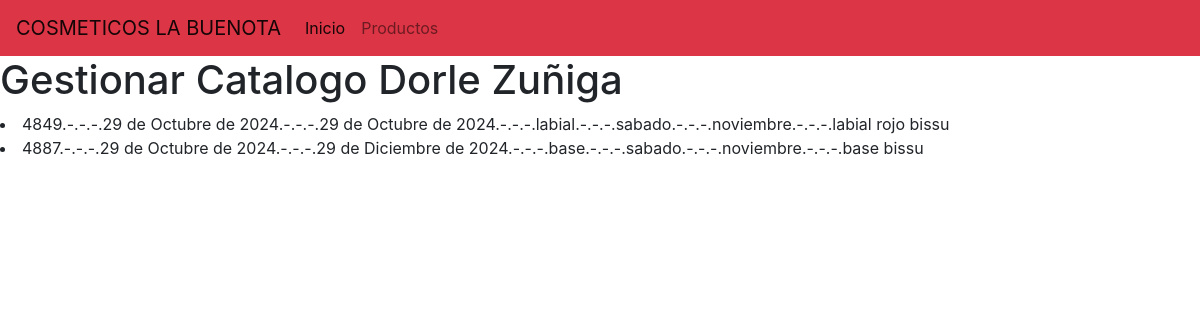
The page / on the database its author committed.
### catalogo_app/models.py (models this page shows, shortened)
class Catalogo(models.Model):
    id_catalogo = models.CharField(primary_key=True, max_length=6)
    nombre = models.CharField(max_length=6)
    fecha_inicio = models.DateField(verbose_name="Fecha de inicio", null=False, blank=False)
    fecha_fin = models.DateField(verbose_name="Fecha de fin", null=False, blank=False)
    promocion = models.CharField(max_length=100)
    colecciones = models.CharField(max_length=50)
    novedades = models.CharField(max_length=75)  # Corrección aquí

### catalogo_app/views.py (the view)
# urls.py: path("",views.inicio_vista,name="views.inicio_vista")
def inicio_vista(request):
    ListadoCatalogo=Catalogo.objects.all()
    return render(request,"gestionarCatalogo.html",{"loscatalogos":ListadoCatalogo})

### catalogo_app/templates/gestionarCatalogo.html (shortened to what this page needs)
{% extends "base.html" %}
{% block cuerpo %}
<h1>Gestionar Catalogo Dorle Zuñiga</h1>
{% for m in loscatalogos %}
<li>{{m.id_catalogo}}.-.-.-.{{m.fecha_inicio}}.-.-.-.{{m.fecha_fin}}.-.-.-.{{m.nombre}}.-.-.-.{{m.promocion}}.-.-.-.{{m.colecciones}}.-.-.-.{{m.novedades}}</li>
{% endfor %}
{% endblock %}

### catalogo_app/templates/base.html (shortened to what this page needs)
<!DOCTYPE html>
<html>
    <head>
        <link rel="stylesheet" href="https://cdn.jsdelivr.net/npm/bootstrap@4.3.1/dist/css/bootstrap.min.css">
    </head>
    <body>
    <nav class="navbar navbar-expand-lg navbar-light bg-danger">
        <a class="navbar-brand" href="#">COSMETICOS LA BUENOTA</a>
        <div class="collapse navbar-collapse" id="navbarNav">
            <ul class="navbar-nav">
            <li class="nav-item active">
                <a class="nav-link" href="#">Inicio <span class="sr-only">(current)</span></a>
            </li>
            <li class="nav-item">
                <a class="nav-link" href="#">Productos</a>
            </li>
            </ul>
        </div>
        </nav>
        {% block cuerpo %}{% endblock %}
    </body>
</html>

### rows shown on the page
Catalogo: id_catalogo "4849", fecha_inicio "29 de Octubre de 2024", fecha_fin "29 de Octubre de 2024", nombre "labial", promocion "sabado", colecciones "noviembre", novedades "labial rojo bissu"
Catalogo: id_catalogo "4887", fecha_inicio "29 de Octubre de 2024", fecha_fin "29 de Diciembre de 2024", nombre "base", promocion "sabado", colecciones "noviembre", novedades "base bissu"
